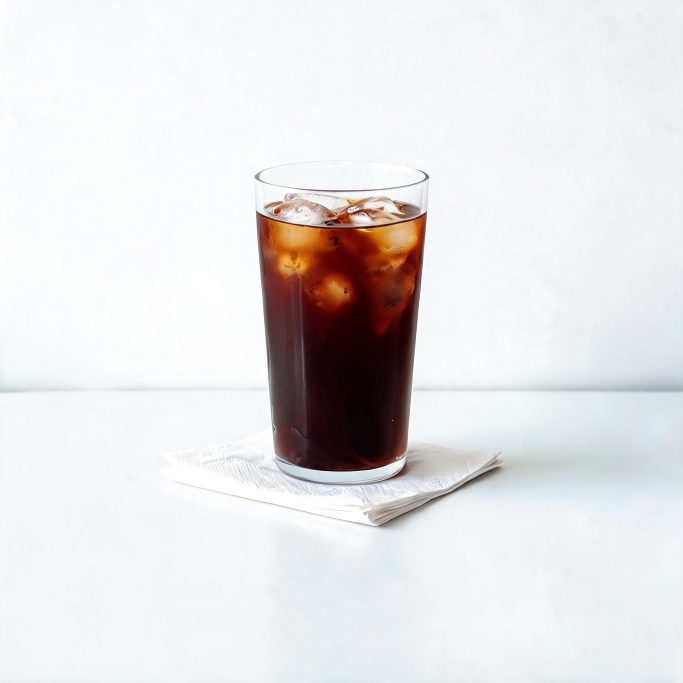
#> input picture design/assets/cups/regen/americano_100_v1.png, 2048 x 2048 px (shown at 1/3 size)
$ python -i align_glass_rim.py   (imports and definitions only)   (older library calls are emulated)
#> lines starting #> are read from the running program, lines starting #| are printed output that depends on the picture
#> further down, picture is the input picture: shape (2048, 2048, 3); mean B, G, R 228.6, 227.4, 228.2
# 2026 특전 유리 잔(glass-soda, glass-beans)의 유리 선을 그 잔 사진에 맞춘다(2026-11-06, 빌드 407 대표님
# "잔 사이즈가 정확히 안 맞네", "숫자를 뚫어놓으니까 겹치는 부분이 어긋나네").
# make_glass_set.py는 아메리카노 0% 유리 선을 그대로 복사했는데, 생성된 유리 잔은 조금 크고 입구 타원도 더 열려 있다.
# 1단계: 아메리카노 0% 잔 윤곽(입구 호 + 위쪽 옆선) 점을 배율·이동으로 옮겨 그 사진의 밝기 기울기가 가장 센 자리를 찾는다.
# 2단계: 입구 호만 뒤 호 꼭대기를 기준으로 세로로 늘이고 옮겨 한 번 더 맞춘다(소다 50·80%는 입구가 훨씬 열려 범위를 넓힌다).
# 결과는 원본 사진 위에 겹쳐 보고 받는다(--preview 폴더). 시스템 파이썬 3.12(cv2)로 돌린다.
#
# 사용: python align_glass_rim.py [--preview <폴더>]
from __future__ import annotations

import argparse
import os
from dataclasses import dataclass

import cv2
import numpy as np
from numpy.typing import NDArray

CUPS = os.path.dirname(os.path.dirname(os.path.abspath(__file__)))
ASSETS = os.path.join(
    CUPS, "..", "..", "..", "SugarCap", "Resources", "Assets.xcassets"
)
CENTER = (468.0, 800.0)
STEPS = (30, 50, 80, 100)


@dataclass(frozen=True)
class Search:
    """한 단계 사진의 탐색 범위."""

    scale_min: float = 0.94
    shift_span: int = 30
    wide_rim: bool = False
    # 잔을 이미 아메리카노 윤곽에 맞춘 사진이면 1단계(잔 전체 배율·이동)를 건너뛴다.
    glass_fixed: bool = False
    rim_k_min: float = 0.85
    # 탐색이 못 붙는 단계는 눈으로 잰 입구 바깥 상자(왼쪽, 오른쪽, 뒤 꼭대기, 앞 바닥)에 바로 맞춘다.
    rim_box: tuple[float, float, float, float] | None = None


# 기본 범위에서 엉뚱한 자리(안쪽 수면·과일 윤곽)에 붙은 단계만 좁히거나 넓힌다.
# 소다 v2(2026-11-26, prep_glass_soda.py)는 잔을 윤곽에 맞춰 두었고, 낮은 각도로 찍혀 입구 타원이
# 아메리카노보다 납작하다(세로 약 0.65배). 1단계는 입구를 맞추려 잔 전체를 위로 끌어올려 건너뛴다.
# 80%는 입구가 거의 눈높이라 더 납작해 탐색이 하한에 걸리고, 100%는 민트가 앞 입구를 가려 위로 떠서 상자로 맞춘다.
SODA_V2 = Search(glass_fixed=True, rim_k_min=0.5)
SEARCH: dict[str, Search] = {
    "glass-soda-30": SODA_V2,
    "glass-soda-50": SODA_V2,
    "glass-soda-80": Search(glass_fixed=True, rim_box=(196, 740, 432, 472)),
    "glass-soda-100": Search(glass_fixed=True, rim_box=(200, 735, 445, 530)),
}


# [18 lines left out: functions read, write, not called in this run]


def gradient(img: NDArray[np.uint8]) -> NDArray[np.float32]:
    gray = cv2.GaussianBlur(
        cv2.cvtColor(img, cv2.COLOR_BGR2GRAY).astype(np.float32), (0, 0), 1.5
    )
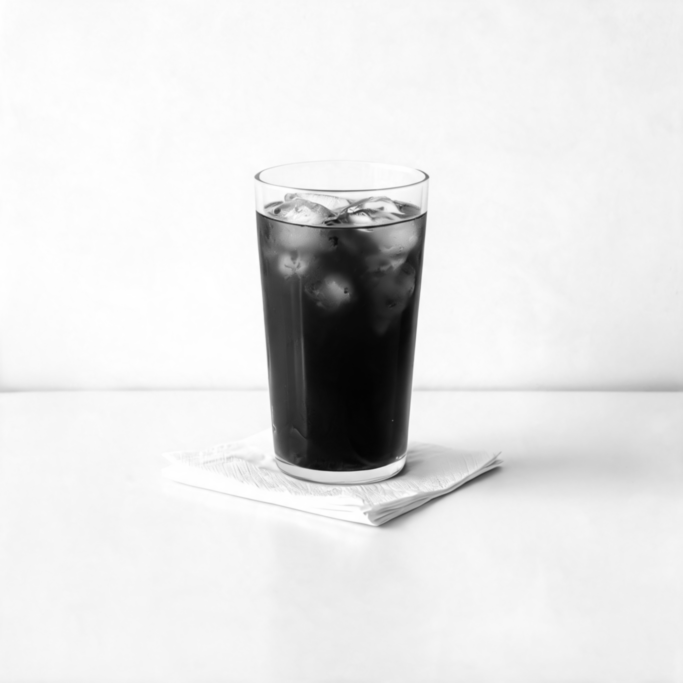
#> gray: shape (2048, 2048) float32 (shown at 1/3 size); min 3, max 255, mean 227.8
    mag = cv2.magnitude(
        cv2.Sobel(gray, cv2.CV_32F, 1, 0), cv2.Sobel(gray, cv2.CV_32F, 0, 1)
    )
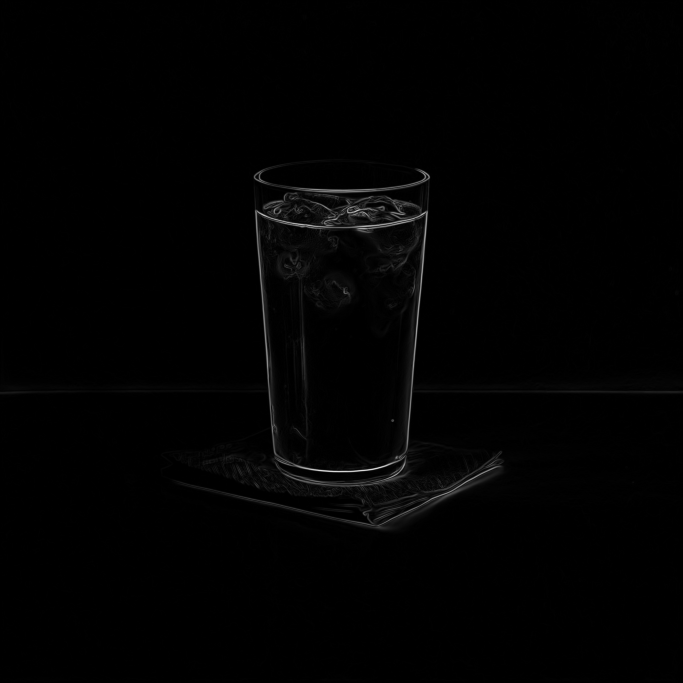
#> mag: shape (2048, 2048) float32 (shown at 1/3 size); min 0, max 426.2, mean 4.3; drawn with min black and max white
    mag = cv2.GaussianBlur(mag, (0, 0), 2.0)
    return np.asarray(mag / (np.percentile(mag, 99.5) + 1e-6), dtype=np.float32)


Coords = NDArray[np.float32] | NDArray[np.float64]


# [132 lines left out: functions sample, fit_glass, fit_rim, align, main, not called in this run]


# [2 lines not run here, left out]

>>> import cv2
>>> picture = cv2.imread('americano_100_v1.png')
>>> result = gradient(picture)
